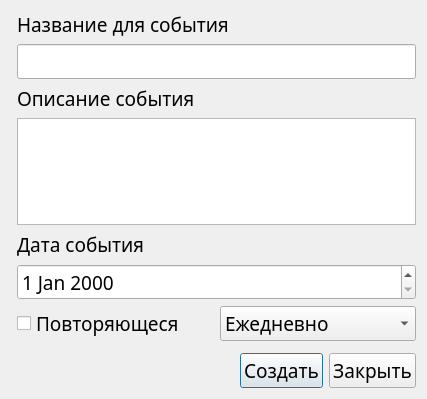
<?xml version="1.0" encoding="UTF-8"?>
<ui version="4.0">
 <class>NewEvent</class>
 <widget class="QDialog" name="NewEvent">
  <property name="geometry">
   <rect>
    <x>0</x>
    <y>0</y>
    <width>427</width>
    <height>399</height>
   </rect>
  </property>
  <property name="windowTitle">
   <string>Новое событие</string>
  </property>
  <layout class="QFormLayout" name="formLayout_2">
   <item row="0" column="1">
    <widget class="QLabel" name="createNameEvent_L">
     <property name="font">
      <font>
       <family>Bahnschrift Light Condensed</family>
       <pointsize>14</pointsize>
      </font>
     </property>
     <property name="text">
      <string>Название для события</string>
     </property>
    </widget>
   </item>
   <item row="1" column="1">
    <widget class="QLineEdit" name="eventNameInput">
     <property name="font">
      <font>
       <family>Bahnschrift Light Condensed</family>
       <pointsize>14</pointsize>
      </font>
     </property>
    </widget>
   </item>
   <item row="2" column="1">
    <widget class="QLabel" name="eventDesc_L">
     <property name="font">
      <font>
       <family>Bahnschrift Light Condensed</family>
       <pointsize>14</pointsize>
      </font>
     </property>
     <property name="text">
      <string>Описание события</string>
     </property>
    </widget>
   </item>
   <item row="3" column="1">
    <widget class="QPlainTextEdit" name="eventDescInput">
     <property name="font">
      <font>
       <family>Bahnschrift Light Condensed</family>
       <pointsize>14</pointsize>
      </font>
     </property>
    </widget>
   </item>
   <item row="5" column="1">
    <widget class="QLabel" name="eventDate_L">
     <property name="font">
      <font>
       <family>Bahnschrift Light Condensed</family>
       <pointsize>14</pointsize>
      </font>
     </property>
     <property name="text">
      <string>Дата события</string>
     </property>
    </widget>
   </item>
   <item row="6" column="1">
    <widget class="QDateEdit" name="dateEdit">
     <property name="font">
      <font>
       <family>Bahnschrift Light Condensed</family>
       <pointsize>14</pointsize>
      </font>
     </property>
    </widget>
   </item>
   <item row="7" column="1">
    <layout class="QHBoxLayout" name="repeatingContainer">
     <property name="bottomMargin">
      <number>0</number>
     </property>
     <item>
      <widget class="QCheckBox" name="repeatCheck">
       <property name="font">
        <font>
         <family>Bahnschrift Light Condensed</family>
         <pointsize>14</pointsize>
        </font>
       </property>
       <property name="text">
        <string>Повторяющеся</string>
       </property>
      </widget>
     </item>
     <item>
      <widget class="QComboBox" name="repeatFregBox">
       <property name="font">
        <font>
         <family>Bahnschrift Light Condensed</family>
         <pointsize>14</pointsize>
        </font>
       </property>
       <item>
        <property name="text">
         <string>Ежедневно</string>
        </property>
       </item>
       <item>
        <property name="text">
         <string>Раз в неделю</string>
        </property>
       </item>
       <item>
        <property name="text">
         <string>Раз в две недели</string>
        </property>
       </item>
       <item>
        <property name="text">
         <string>Раз в месяц</string>
        </property>
       </item>
       <item>
        <property name="text">
         <string>Раз в три месяца</string>
        </property>
       </item>
       <item>
        <property name="text">
         <string>Раз в полгода</string>
        </property>
       </item>
       <item>
        <property name="text">
         <string>Своё</string>
        </property>
       </item>
      </widget>
     </item>
    </layout>
   </item>
   <item row="8" column="1">
    <spacer name="verticalSpacer">
     <property name="orientation">
      <enum>Qt::Vertical</enum>
     </property>
     <property name="sizeHint" stdset="0">
      <size>
       <width>20</width>
       <height>40</height>
      </size>
     </property>
    </spacer>
   </item>
   <item row="9" column="1">
    <layout class="QHBoxLayout" name="buttonsContainer">
     <property name="topMargin">
      <number>0</number>
     </property>
     <item>
      <spacer name="horizontalSpacer">
       <property name="orientation">
        <enum>Qt::Horizontal</enum>
       </property>
       <property name="sizeHint" stdset="0">
        <size>
         <width>40</width>
         <height>20</height>
        </size>
       </property>
      </spacer>
     </item>
     <item>
      <widget class="QPushButton" name="pushCreateEvent">
       <property name="font">
        <font>
         <family>Bahnschrift Light Condensed</family>
         <pointsize>14</pointsize>
        </font>
       </property>
       <property name="text">
        <string>Создать</string>
       </property>
      </widget>
     </item>
     <item>
      <widget class="QPushButton" name="pushCloseEvent">
       <property name="font">
        <font>
         <family>Bahnschrift Light Condensed</family>
         <pointsize>14</pointsize>
        </font>
       </property>
       <property name="text">
        <string>Закрыть</string>
       </property>
      </widget>
     </item>
    </layout>
   </item>
  </layout>
 </widget>
 <resources/>
 <connections/>
</ui>
